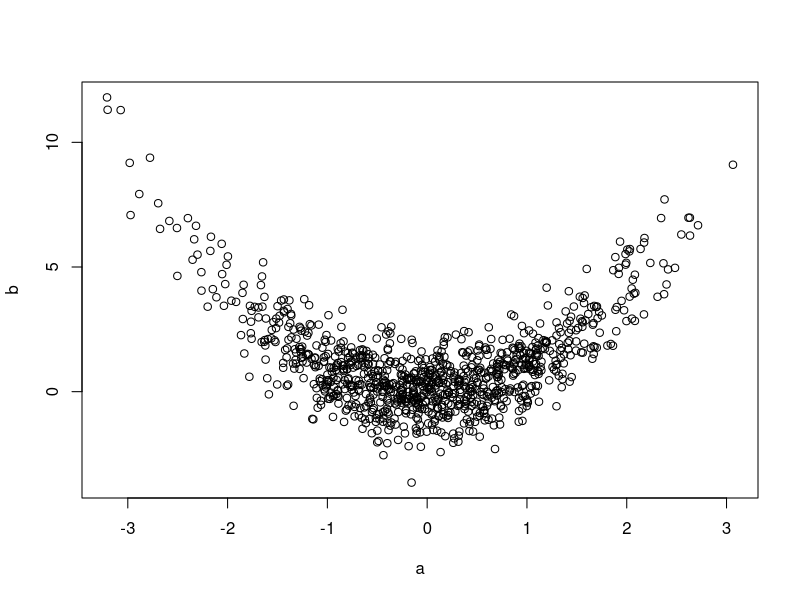
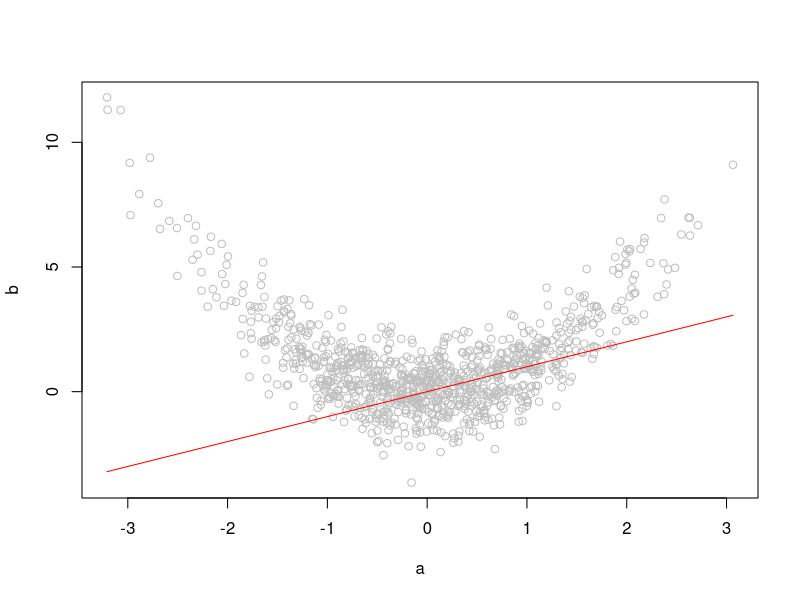
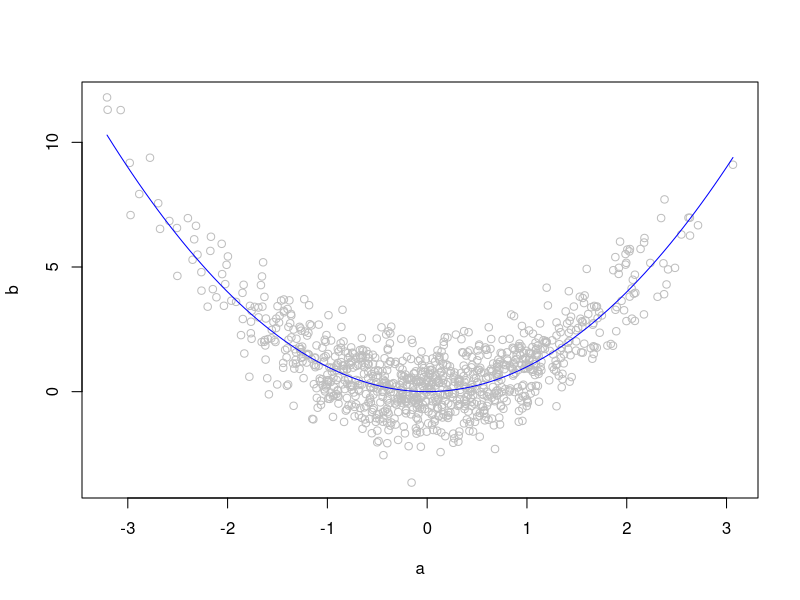
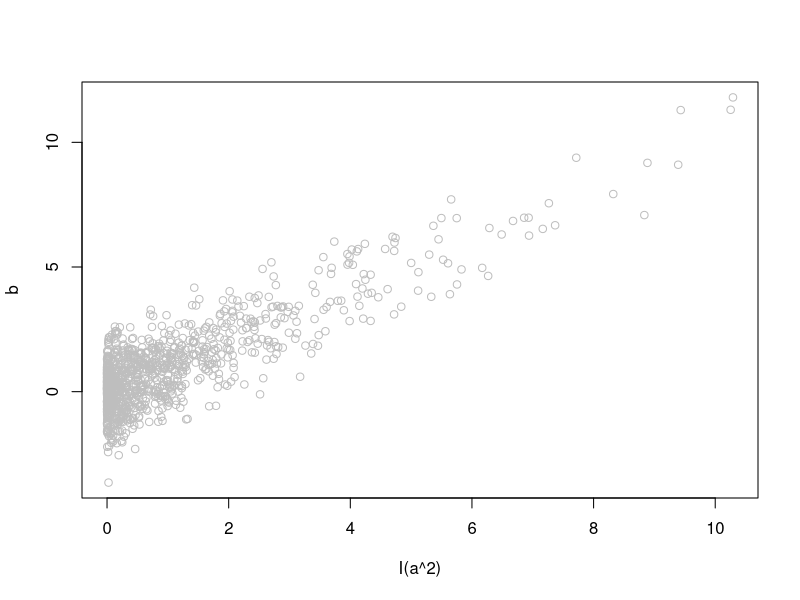
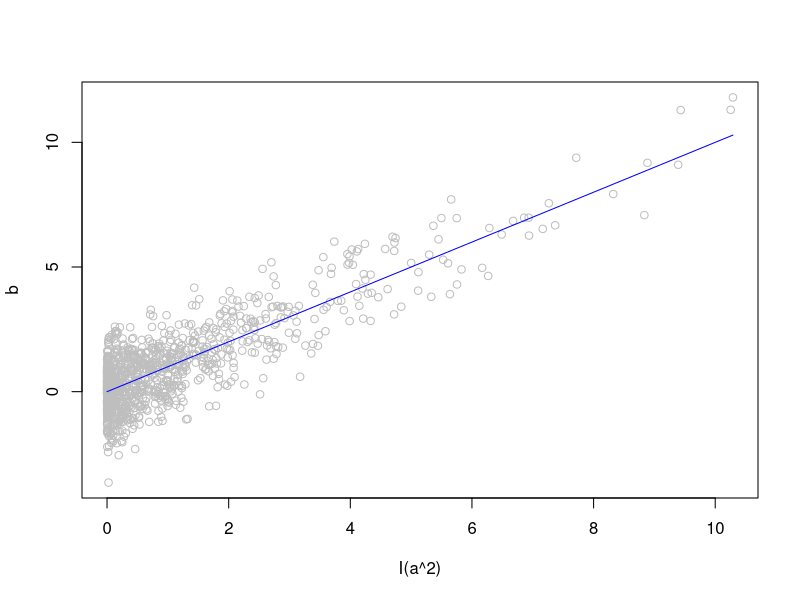
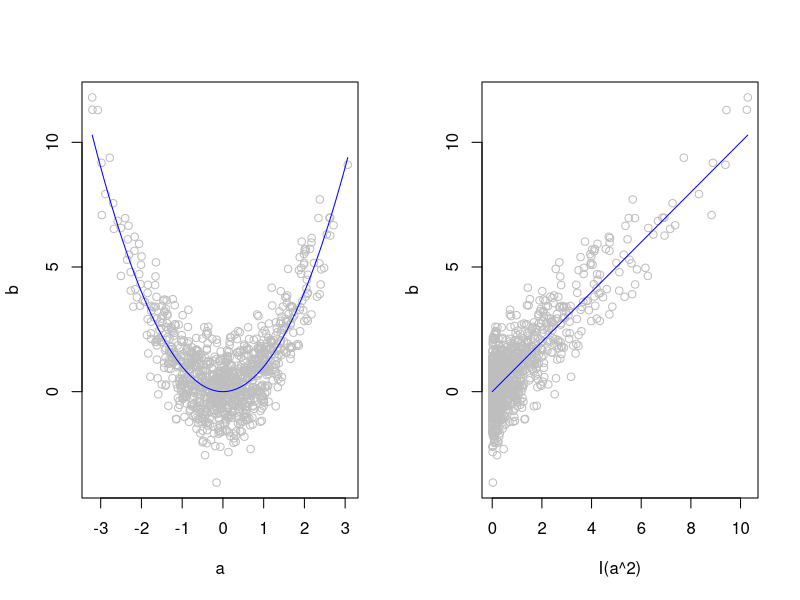

Here is the R script that generated these plots, in order:
#' # Correlation and partial correlation #
#'
#' ## Correlation ##
#' The correlation coefficients speaks to degree to which two variables can be summarized by a straight line.
set.seed(1)
n <- 1000
x1 <- rnorm(n,-1,10)
x2 <- rnorm(n,3,2)
y <- 5*x1 + x2 + rnorm(n,1,2)
#'
#' To obtain the correlation of two variables we simply list them consecutively:
cor(x1,x2)
#' If we want to test the significance of the correlation, we need to use the `cor.test` function:
cor.test(x1,x2)
#' To obtain a correlation matrix, we have to supply an input matrix:
cor(cbind(x1,x2,y))
#'
#'
#' ## Correlations of non-linear relationships ##
#'
a <- rnorm(n)
b <- a^2 + rnorm(n)
#' If we plot the relationship of `b` on `a`, we see a strong (non-linear) relationship:
plot(b~a)
#' Yet the correlation between the two variables is low:
cor(a,b)
cor.test(a,b)
#' If we can identify the functional form of the relationship, however, we can figure out what the relationship really is.
#' Clearly a linear relationship is inappropriate:
plot(b~a, col='gray')
curve((x), col='red', add=TRUE)
#' But what about `y ~ x^2` (of course, we know this is correct):
plot(b~a, col='gray')
curve((x^2), col='blue', add=TRUE)
#' The correlation between `b` and `a`^2 is thus much higher:
cor(a^2,b)
#' We can see this visually by plotting `b` against the transformed `a` variable:
plot(b ~ I(a^2), col='gray')
#' If we now overlay a linear relationship, we see how well the transformed data are represented by a line:
plot(b ~ I(a^2), col='gray')
curve((x), col='blue', add=TRUE)
#' Now let's see this side-by-side to see how the transform works:
layout(matrix(1:2,nrow=1))
plot(b~a, col='gray')
curve((x^2), col='blue', add=TRUE)
plot(b ~ I(a^2), col='gray')
curve((x), col='blue', add=TRUE)
#'
#'
#' ## Partial correlations ##
#'
#' An approach that is sometimes used to examine the effects of variables involves "partial correlations."
#' A partial correlation measures the strength of the linear relationship between two variables, controlling for the influence of one or more covariates.
#' For example, the correlation of  `y` and `z` is:
z <- x1 + rnorm(n,0,2)
cor(y,z)
#' This correlation might be inflated or deflated to do the common antecedent variable `x1` in both `y` and `z`.
#' Thus we may want to remove the variation due to `x1` from both `y` and `z` via linear regression:
part1 <- lm(y~x1)
part2 <- lm(z~x1)
#' The correlation of the residuals of those two models is thus the partial correlation:
cor(part1$residual,part2$residual)
#' As we can see, the correlation between these variables is actually much lower once we account for the variation attributable to `x1`.
#'